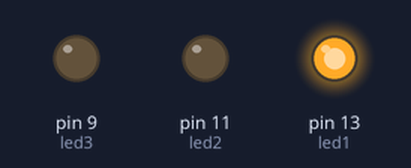
Bench run of a sketch on a simulated Arduino Uno, built with avr-gcc and run on an emulated ATmega328P. Shown: output pins drawn as LEDs (lit = HIGH).

Above: at 0.5 s.
At 2.5 s:
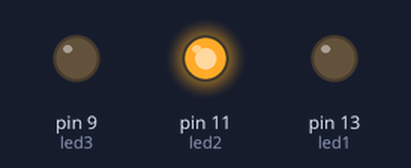
At 4.5 s:
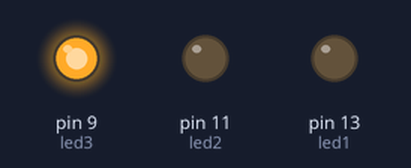
At 5.5 s:
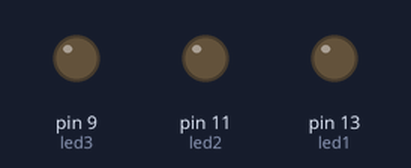
Timing chart, 0 to 7.8 s (numbered marks = the images above):
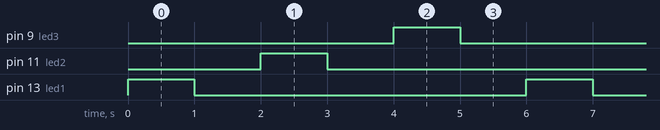

Measured:
- by itself, pin 9 (led3), pin 11 (led2), pin 13 (led1): alternates HIGH for 1.0 s and LOW for 5.0 s
- by itself, everything shown: repeats every 6.0 s, in 6 steps

The sketch:

Valotvuorotellen.ino
```cpp
int led1 = 13;
int led2 = 11;
int led3 = 9;

void setup() {
  pinMode(led1, OUTPUT);
  pinMode(led2, OUTPUT);
  pinMode(led3, OUTPUT);
}

void loop() {
  digitalWrite(led1, HIGH);
  delay(1000);
  digitalWrite(led1, LOW);
  delay(1000);

  digitalWrite(led2, HIGH);
  delay(1000);
  digitalWrite(led2, LOW);
  delay(1000);

  digitalWrite(led3, HIGH);
  delay(1000);
  digitalWrite(led3, LOW);
  delay(1000);
}
```
